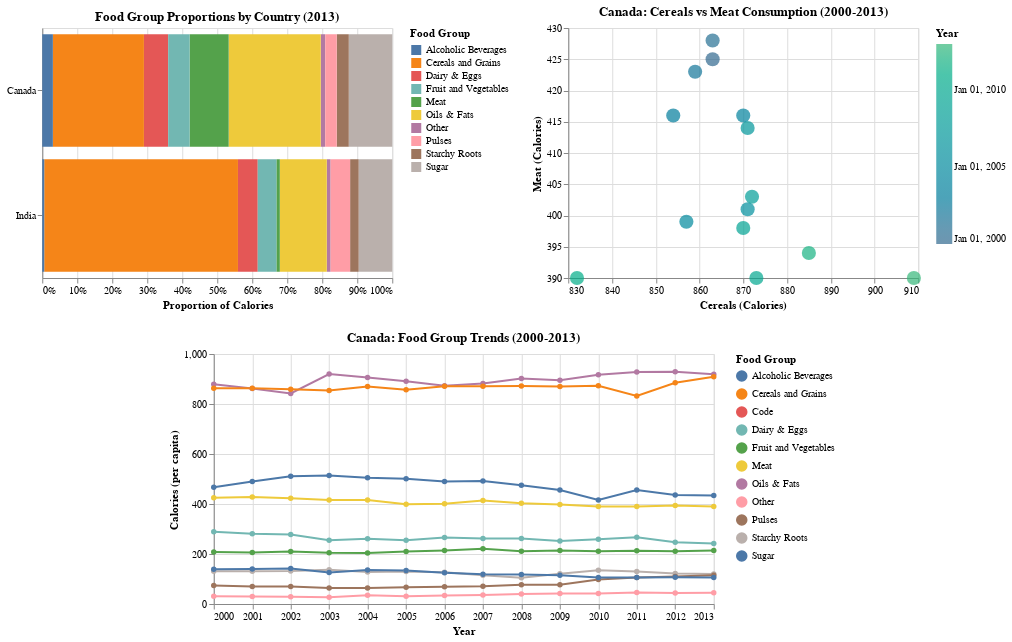

Notebook code for this chart:
### Code cell
# Step 1: Create top row - concatenate line and bar charts horizontally
top_row = 

# Step 2: Stack top row above bottom row vertically
# Use resolve_legend to keep each chart's legend independent
dashboard_with_legends = 

# Display the dashboard
dashboard_with_legends

### Figure 1 — Vega-Lite specification as saved in the notebook (floating-point values rounded to 4 significant figures; data arrays with more than 128 entries replaced by an {"elided": "..."} marker saying what was removed)
{"config": {"view": {"continuousWidth": 300, "continuousHeight": 300}}, "vconcat": [{"hconcat": [{"data": {"name": "data-9ac61d9a8bc556e61577097723cbab16"}, "mark": {"type": "bar"}, "encoding": {"color": {"field": "Food_group", "title": "Food Group", "type": "nominal"}, "tooltip": [{"field": "Country", "type": "nominal"}, {"field": "Food_group", "type": "nominal"}, {"field": "Calories", "type": "quantitative"}], "x": {"field": "Calories", "stack": "normalize", "title": "Proportion of Calories", "type": "quantitative"}, "y": {"field": "Country", "title": "", "type": "nominal"}}, "height": 250, "title": "Food Group Proportions by Country (2013)", "width": 350}, {"data": {"name": "data-6d1b6b14850d1b90752b4361a82b440c"}, "mark": {"type": "circle", "size": 200}, "encoding": {"color": {"field": "Year", "scale": {"scheme": "viridis"}, "title": "Year", "type": "temporal"}, "tooltip": [{"field": "Year", "type": "temporal"}, {"field": "Cereals and Grains", "type": "quantitative"}, {"field": "Meat", "type": "quantitative"}], "x": {"field": "Cereals and Grains", "scale": {"zero": false}, "title": "Cereals (Calories)", "type": "quantitative"}, "y": {"field": "Meat", "scale": {"zero": false}, "title": "Meat (Calories)", "type": "quantitative"}}, "height": 250, "title": "Canada: Cereals vs Meat Consumption (2000-2013)", "width": 350}]}, {"data": {"name": "data-e70a3a376f28895b3a1a3fff29dff07b"}, "mark": {"type": "line", "point": true}, "encoding": {"color": {"field": "Food_group", "title": "Food Group", "type": "nominal"}, "tooltip": [{"field": "Year", "type": "temporal"}, {"field": "Food_group", "type": "nominal"}, {"field": "Calories", "type": "quantitative"}], "x": {"field": "Year", "title": "Year", "type": "temporal"}, "y": {"field": "Calories", "title": "Calories (per capita)", "type": "quantitative"}}, "height": 250, "title": "Canada: Food Group Trends (2000-2013)", "width": 500}], "center": true, "resolve": {"legend": {"color": "independent"}}, "$schema": "https://vega.github.io/schema/vega-lite/v5.20.1.json", "datasets": {"data-9ac61d9a8bc556e61577097723cbab16": [{"Country": "Canada", "Code": "CAN", "Year": "2013-01-01T00:00:00", "Food_group": "Other", "Calories": 45.0}, {"Country": "India", "Code": "IND", "Year": "2013-01-01T00:00:00", "Food_group": "Other", "Calories": 27.0}, {"Country": "Canada", "Code": "CAN", "Year": "2013-01-01T00:00:00", "Food_group": "Sugar", "Calories": 434.0}, {"Country": "India", "Code": "IND", "Year": "2013-01-01T00:00:00", "Food_group": "Sugar", "Calories": 236.0}, {"Country": "Canada", "Code": "CAN", "Year": "2013-01-01T00:00:00", "Food_group": "Oils & Fats", "Calories": 919.0}, {"Country": "India", "Code": "IND", "Year": "2013-01-01T00:00:00", "Food_group": "Oils & Fats", "Calories": 330.0}, {"Country": "Canada", "Code": "CAN", "Year": "2013-01-01T00:00:00", "Food_group": "Meat", "Calories": 390.0}, {"Country": "India", "Code": "IND", "Year": "2013-01-01T00:00:00", "Food_group": "Meat", "Calories": 24.0}, {"Country": "Canada", "Code": "CAN", "Year": "2013-01-01T00:00:00", "Food_group": "Dairy & Eggs", "Calories": 242.0}, {"Country": "India", "Code": "IND", "Year": "2013-01-01T00:00:00", "Food_group": "Dairy & Eggs", "Calories": 139.0}, {"Country": "Canada", "Code": "CAN", "Year": "2013-01-01T00:00:00", "Food_group": "Fruit and Vegetables", "Calories": 214.0}, {"Country": "India", "Code": "IND", "Year": "2013-01-01T00:00:00", "Food_group": "Fruit and Vegetables", "Calories": 131.0}, {"Country": "Canada", "Code": "CAN", "Year": "2013-01-01T00:00:00", "Food_group": "Starchy Roots", "Calories": 120.0}, {"Country": "India", "Code": "IND", "Year": "2013-01-01T00:00:00", "Food_group": "Starchy Roots", "Calories": 60.0}, {"Country": "Canada", "Code": "CAN", "Year": "2013-01-01T00:00:00", "Food_group": "Pulses", "Calories": 115.0}, {"Country": "India", "Code": "IND", "Year": "2013-01-01T00:00:00", "Food_group": "Pulses", "Calories": 137.0}, {"Country": "Canada", "Code": "CAN", "Year": "2013-01-01T00:00:00", "Food_group": "Cereals and Grains", "Calories": 909.0}, {"Country": "India", "Code": "IND", "Year": "2013-01-01T00:00:00", "Food_group": "Cereals and Grains", "Calories": 1361.0}, {"Country": "Canada", "Code": "CAN", "Year": "2013-01-01T00:00:00", "Food_group": "Alcoholic Beverages", "Calories": 106.0}, {"Country": "India", "Code": "IND", "Year": "2013-01-01T00:00:00", "Food_group": "Alcoholic Beverages", "Calories": 14.0}], "data-6d1b6b14850d1b90752b4361a82b440c": [{"Year": "2000-01-01T00:00:00", "Alcoholic Beverages": 139.0, "Cereals and Grains": 863, "Code": "CAN", "Dairy & Eggs": 289, "Fruit and Vegetables": 208, "Meat": 425, "Oils & Fats": 879, "Other": 31, "Pulses": 74, "Starchy Roots": 131, "Sugar": 467}, {"Year": "2001-01-01T00:00:00", "Alcoholic Beverages": 140.0, "Cereals and Grains": 863, "Code": "CAN", "Dairy & Eggs": 281, "Fruit and Vegetables": 206, "Meat": 428, "Oils & Fats": 862, "Other": 30, "Pulses": 70, "Starchy Roots": 131, "Sugar": 490}, {"Year": "2002-01-01T00:00:00", "Alcoholic Beverages": 142.0, "Cereals and Grains": 859, "Code": "CAN", "Dairy & Eggs": 278, "Fruit and Vegetables": 210, "Meat": 423, "Oils & Fats": 842, "Other": 29, "Pulses": 70, "Starchy Roots": 132, "Sugar": 511}, {"Year": "2003-01-01T00:00:00", "Alcoholic Beverages": 126.0, "Cereals and Grains": 854, "Code": "CAN", "Dairy & Eggs": 255, "Fruit and Vegetables": 205, "Meat": 416, "Oils & Fats": 920, "Other": 27, "Pulses": 64, "Starchy Roots": 137, "Sugar": 514}, {"Year": "2004-01-01T00:00:00", "Alcoholic Beverages": 136.0, "Cereals and Grains": 870, "Code": "CAN", "Dairy & Eggs": 261, "Fruit and Vegetables": 204, "Meat": 416, "Oils & Fats": 906, "Other": 35, "Pulses": 64, "Starchy Roots": 128, "Sugar": 505}, {"Year": "2005-01-01T00:00:00", "Alcoholic Beverages": 134.0, "Cereals and Grains": 857, "Code": "CAN", "Dairy & Eggs": 255, "Fruit and Vegetables": 210, "Meat": 399, "Oils & Fats": 891, "Other": 31, "Pulses": 67, "Starchy Roots": 130, "Sugar": 501}, {"Year": "2006-01-01T00:00:00", "Alcoholic Beverages": 125.0, "Cereals and Grains": 871, "Code": "CAN", "Dairy & Eggs": 266, "Fruit and Vegetables": 214, "Meat": 401, "Oils & Fats": 873, "Other": 34, "Pulses": 69, "Starchy Roots": 127, "Sugar": 490}, {"Year": "2007-01-01T00:00:00", "Alcoholic Beverages": 119.0, "Cereals and Grains": 871, "Code": "CAN", "Dairy & Eggs": 262, "Fruit and Vegetables": 221, "Meat": 414, "Oils & Fats": 882, "Other": 36, "Pulses": 71, "Starchy Roots": 115, "Sugar": 492}, {"Year": "2008-01-01T00:00:00", "Alcoholic Beverages": 118.0, "Cereals and Grains": 872, "Code": "CAN", "Dairy & Eggs": 262, "Fruit and Vegetables": 211, "Meat": 403, "Oils & Fats": 902, "Other": 40, "Pulses": 77, "Starchy Roots": 105, "Sugar": 475}, {"Year": "2009-01-01T00:00:00", "Alcoholic Beverages": 115.0, "Cereals and Grains": 870, "Code": "CAN", "Dairy & Eggs": 252, "Fruit and Vegetables": 214, "Meat": 398, "Oils & Fats": 895, "Other": 42, "Pulses": 77, "Starchy Roots": 121, "Sugar": 456}, {"Year": "2010-01-01T00:00:00", "Alcoholic Beverages": 106.0, "Cereals and Grains": 873, "Code": "CAN", "Dairy & Eggs": 259, "Fruit and Vegetables": 211, "Meat": 390, "Oils & Fats": 917, "Other": 42, "Pulses": 98, "Starchy Roots": 135, "Sugar": 416}, {"Year": "2011-01-01T00:00:00", "Alcoholic Beverages": 106.0, "Cereals and Grains": 832, "Code": "CAN", "Dairy & Eggs": 267, "Fruit and Vegetables": 213, "Meat": 390, "Oils & Fats": 928, "Other": 46, "Pulses": 106, "Starchy Roots": 130, "Sugar": 456}, {"Year": "2012-01-01T00:00:00", "Alcoholic Beverages": 107.0, "Cereals and Grains": 885, "Code": "CAN", "Dairy & Eggs": 247, "Fruit and Vegetables": 211, "Meat": 394, "Oils & Fats": 929, "Other": 44, "Pulses": 110, "Starchy Roots": 122, "Sugar": 436}, {"Year": "2013-01-01T00:00:00", "Alcoholic Beverages": 106.0, "Cereals and Grains": 909, "Code": "CAN", "Dairy & Eggs": 242, "Fruit and Vegetables": 214, "Meat": 390, "Oils & Fats": 919, "Other": 45, "Pulses": 115, "Starchy Roots": 120, "Sugar": 434}], "data-e70a3a376f28895b3a1a3fff29dff07b": {"elided": "154 records"}}}
